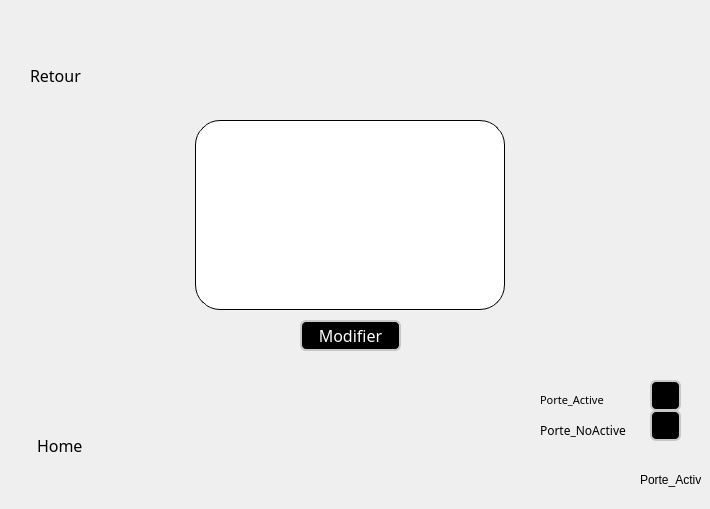
    <widget class="QWidget" name="page_5">
     <widget class="QLabel" name="label_12">
      <property name="geometry">
       <rect>
        <x>0</x>
        <y>0</y>
        <width>700</width>
        <height>500</height>
       </rect>
      </property>
      <property name="font">
       <font>
        <family>Century</family>
        <pointsize>10</pointsize>
       </font>
      </property>
      <property name="text">
       <string/>
      </property>
     </widget>
     <widget class="QTableView" name="tableView_porte">
      <property name="geometry">
       <rect>
        <x>195</x>
        <y>120</y>
        <width>310</width>
        <height>190</height>
       </rect>
      </property>
      <property name="palette">
       <palette>
        <active>
         <colorrole role="WindowText">
          <brush brushstyle="SolidPattern">
           <color alpha="255">
            <red>0</red>
            <green>0</green>
            <blue>0</blue>
           </color>
          </brush>
         </colorrole>
         <colorrole role="Button">
          <brush brushstyle="SolidPattern">
           <color alpha="255">
            <red>255</red>
            <green>255</green>
            <blue>255</blue>
           </color>
          </brush>
         </colorrole>
         <colorrole role="Text">
          <brush brushstyle="SolidPattern">
           <color alpha="255">
            <red>0</red>
            <green>0</green>
            <blue>0</blue>
           </color>
          </brush>
         </colorrole>
         <colorrole role="ButtonText">
          <brush brushstyle="SolidPattern">
           <color alpha="255">
            <red>0</red>
            <green>0</green>
            <blue>0</blue>
           </color>
          </brush>
         </colorrole>
         <colorrole role="Base">
          <brush brushstyle="SolidPattern">
           <color alpha="255">
            <red>255</red>
            <green>255</green>
            <blue>255</blue>
           </color>
          </brush>
         </colorrole>
         <colorrole role="Window">
          <brush brushstyle="SolidPattern">
           <color alpha="255">
            <red>255</red>
            <green>255</green>
            <blue>255</blue>
           </color>
          </brush>
         </colorrole>
        </active>
        <inactive>
         <colorrole role="WindowText">
          <brush brushstyle="SolidPattern">
           <color alpha="255">
            <red>0</red>
            <green>0</green>
            <blue>0</blue>
           </color>
          </brush>
         </colorrole>
         <colorrole role="Button">
          <brush brushstyle="SolidPattern">
           <color alpha="255">
            <red>255</red>
            <green>255</green>
            <blue>255</blue>
           </color>
          </brush>
         </colorrole>
         <colorrole role="Text">
          <brush brushstyle="SolidPattern">
           <color alpha="255">
            <red>0</red>
            <green>0</green>
            <blue>0</blue>
           </color>
          </brush>
         </colorrole>
         <colorrole role="ButtonText">
          <brush brushstyle="SolidPattern">
           <color alpha="255">
            <red>0</red>
            <green>0</green>
            <blue>0</blue>
           </color>
          </brush>
         </colorrole>
         <colorrole role="Base">
          <brush brushstyle="SolidPattern">
           <color alpha="255">
            <red>255</red>
            <green>255</green>
            <blue>255</blue>
           </color>
          </brush>
         </colorrole>
         <colorrole role="Window">
          <brush brushstyle="SolidPattern">
           <color alpha="255">
            <red>255</red>
            <green>255</green>
            <blue>255</blue>
           </color>
          </brush>
         </colorrole>
        </inactive>
        <disabled>
         <colorrole role="WindowText">
          <brush brushstyle="SolidPattern">
           <color alpha="255">
            <red>0</red>
            <green>0</green>
            <blue>0</blue>
           </color>
          </brush>
         </colorrole>
         <colorrole role="Button">
          <brush brushstyle="SolidPattern">
           <color alpha="255">
            <red>255</red>
            <green>255</green>
            <blue>255</blue>
           </color>
          </brush>
         </colorrole>
         <colorrole role="Text">
          <brush brushstyle="SolidPattern">
           <color alpha="255">
            <red>0</red>
            <green>0</green>
            <blue>0</blue>
           </color>
          </brush>
         </colorrole>
         <colorrole role="ButtonText">
          <brush brushstyle="SolidPattern">
           <color alpha="255">
            <red>0</red>
            <green>0</green>
            <blue>0</blue>
           </color>
          </brush>
         </colorrole>
         <colorrole role="Base">
          <brush brushstyle="SolidPattern">
           <color alpha="255">
            <red>255</red>
            <green>255</green>
            <blue>255</blue>
           </color>
          </brush>
         </colorrole>
         <colorrole role="Window">
          <brush brushstyle="SolidPattern">
           <color alpha="255">
            <red>255</red>
            <green>255</green>
            <blue>255</blue>
           </color>
          </brush>
         </colorrole>
        </disabled>
       </palette>
      </property>
      <property name="font">
       <font>
        <family>Arial</family>
        <pointsize>10</pointsize>
       </font>
      </property>
      <property name="styleSheet">
       <string notr="true">border:1px solid white;
border-radius: 25px;
background :white ;
color :darck;
border-color: rgb(0,0,0);
</string>
      </property>
      <property name="showGrid">
       <bool>true</bool>
      </property>
      <property name="gridStyle">
       <enum>Qt::SolidLine</enum>
      </property>
     </widget>
     <widget class="QPushButton" name="pushButton_modf">
      <property name="geometry">
       <rect>
        <x>300</x>
        <y>320</y>
        <width>101</width>
        <height>31</height>
       </rect>
      </property>
      <property name="font">
       <font>
        <family>Arial Rounded MT Bold</family>
        <pointsize>12</pointsize>
       </font>
      </property>
      <property name="styleSheet">
       <string notr="true">

border:2px solid black;
border-radius: 6px;
background :darck;
color:white;
border-color: rgb(200, 200, 200);
</string>
      </property>
      <property name="text">
       <string>Modifier</string>
      </property>
     </widget>
     <widget class="QPushButton" name="pushButton_return_mod">
      <property name="geometry">
       <rect>
        <x>35</x>
        <y>10</y>
        <width>50</width>
        <height>50</height>
       </rect>
      </property>
      <property name="styleSheet">
       <string notr="true">border-style: solid;</string>
      </property>
      <property name="text">
       <string/>
      </property>
     </widget>
     <widget class="QPushButton" name="pushButton_home_modf">
      <property name="geometry">
       <rect>
        <x>35</x>
        <y>380</y>
        <width>50</width>
        <height>50</height>
       </rect>
      </property>
      <property name="styleSheet">
       <string notr="true">border-style: solid;</string>
      </property>
      <property name="text">
       <string/>
      </property>
     </widget>
     <widget class="QLabel" name="label_31">
      <property name="geometry">
       <rect>
        <x>30</x>
        <y>60</y>
        <width>61</width>
        <height>30</height>
       </rect>
      </property>
      <property name="font">
       <font>
        <family>Arial Rounded MT Bold</family>
        <pointsize>12</pointsize>
       </font>
      </property>
      <property name="text">
       <string>Retour</string>
      </property>
     </widget>
     <widget class="QLabel" name="label_39">
      <property name="geometry">
       <rect>
        <x>37</x>
        <y>430</y>
        <width>61</width>
        <height>30</height>
       </rect>
      </property>
      <property name="font">
       <font>
        <family>Arial Rounded MT Bold</family>
        <pointsize>12</pointsize>
       </font>
      </property>
      <property name="text">
       <string>Home</string>
      </property>
     </widget>
     <widget class="QTextEdit" name="textEdit_porte">
      <property name="geometry">
       <rect>
        <x>650</x>
        <y>380</y>
        <width>31</width>
        <height>31</height>
       </rect>
      </property>
      <property name="font">
       <font>
        <family>Book Antiqua</family>
        <pointsize>10</pointsize>
       </font>
      </property>
      <property name="styleSheet">
       <string notr="true">
border:2px solid black;
border-radius: 6px;
background :darck;
color:white;
border-color: rgb(200, 200, 200);</string>
      </property>
     </widget>
     <widget class="QTextEdit" name="textEdit_porte1">
      <property name="geometry">
       <rect>
        <x>650</x>
        <y>410</y>
        <width>31</width>
        <height>31</height>
       </rect>
      </property>
      <property name="font">
       <font>
        <family>Book Antiqua</family>
        <pointsize>10</pointsize>
       </font>
      </property>
      <property name="styleSheet">
       <string notr="true">
border:2px solid black;
border-radius: 6px;
background :darck;
color:white;
border-color: rgb(200, 200, 200);</string>
      </property>
     </widget>
     <widget class="QLabel" name="label_43">
      <property name="geometry">
       <rect>
        <x>540</x>
        <y>390</y>
        <width>111</width>
        <height>20</height>
       </rect>
      </property>
      <property name="font">
       <font>
        <family>Gill Sans Ultra Bold</family>
        <pointsize>8</pointsize>
       </font>
      </property>
      <property name="text">
       <string>Porte_Active</string>
      </property>
     </widget>
     <widget class="QLabel" name="label_44">
      <property name="geometry">
       <rect>
        <x>640</x>
        <y>470</y>
        <width>61</width>
        <height>20</height>
       </rect>
      </property>
      <property name="text">
       <string>Porte_Active</string>
      </property>
     </widget>
     <widget class="QLabel" name="label_45">
      <property name="geometry">
       <rect>
        <x>540</x>
        <y>420</y>
        <width>111</width>
        <height>20</height>
       </rect>
      </property>
      <property name="font">
       <font>
        <family>Gill Sans Ultra Bold</family>
       </font>
      </property>
      <property name="text">
       <string>Porte_NoActive</string>
      </property>
     </widget>
     <widget class="QLabel" name="label_53">
      <property name="geometry">
       <rect>
        <x>550</x>
        <y>0</y>
        <width>150</width>
        <height>150</height>
       </rect>
      </property>
      <property name="text">
       <string/>
      </property>
     </widget>
    </widget>
